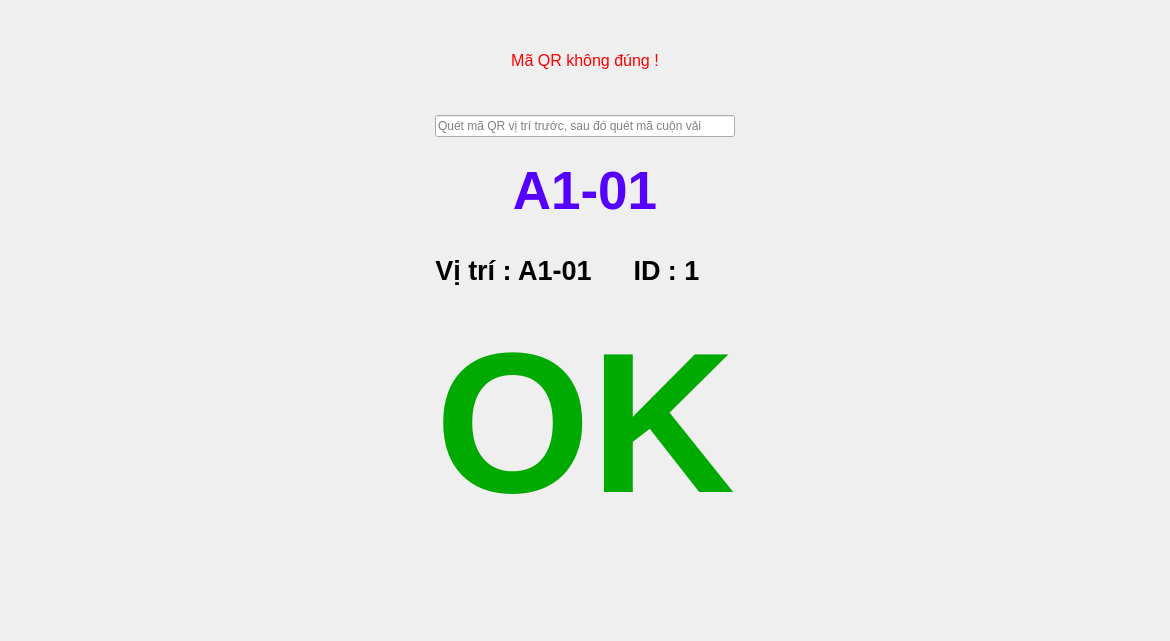
      <widget class="QWidget" name="tab_8">
       <attribute name="title">
        <string>Đổi vị trí</string>
       </attribute>
       <layout class="QHBoxLayout" name="horizontalLayout_40">
        <item>
         <widget class="QWidget" name="widget_62" native="true">
          <property name="sizePolicy">
           <sizepolicy hsizetype="Fixed" vsizetype="Preferred">
            <horstretch>0</horstretch>
            <verstretch>0</verstretch>
           </sizepolicy>
          </property>
          <property name="minimumSize">
           <size>
            <width>400</width>
            <height>0</height>
           </size>
          </property>
          <layout class="QVBoxLayout" name="verticalLayout_27">
           <item>
            <widget class="QWidget" name="widget_63" native="true">
             <layout class="QHBoxLayout" name="horizontalLayout_37"/>
            </widget>
           </item>
          </layout>
         </widget>
        </item>
        <item>
         <widget class="QWidget" name="widget_64" native="true">
          <layout class="QVBoxLayout" name="verticalLayout_28">
           <item>
            <widget class="QWidget" name="widget_65" native="true">
             <property name="sizePolicy">
              <sizepolicy hsizetype="Preferred" vsizetype="Fixed">
               <horstretch>0</horstretch>
               <verstretch>0</verstretch>
              </sizepolicy>
             </property>
             <property name="minimumSize">
              <size>
               <width>0</width>
               <height>80</height>
              </size>
             </property>
             <layout class="QVBoxLayout" name="verticalLayout_29">
              <item>
               <widget class="QLabel" name="lb702">
                <property name="font">
                 <font>
                  <pointsize>12</pointsize>
                 </font>
                </property>
                <property name="styleSheet">
                 <string notr="true">color: rgb(255, 0, 0);</string>
                </property>
                <property name="text">
                 <string>Mã QR không đúng !</string>
                </property>
                <property name="alignment">
                 <set>Qt::AlignCenter</set>
                </property>
               </widget>
              </item>
             </layout>
            </widget>
           </item>
           <item>
            <widget class="QWidget" name="widget_66" native="true">
             <property name="sizePolicy">
              <sizepolicy hsizetype="Preferred" vsizetype="Fixed">
               <horstretch>0</horstretch>
               <verstretch>0</verstretch>
              </sizepolicy>
             </property>
             <layout class="QHBoxLayout" name="horizontalLayout_38">
              <item>
               <widget class="QLineEdit" name="tb701">
                <property name="sizePolicy">
                 <sizepolicy hsizetype="Preferred" vsizetype="Fixed">
                  <horstretch>0</horstretch>
                  <verstretch>0</verstretch>
                 </sizepolicy>
                </property>
                <property name="minimumSize">
                 <size>
                  <width>300</width>
                  <height>0</height>
                 </size>
                </property>
                <property name="maximumSize">
                 <size>
                  <width>16777215</width>
                  <height>16777215</height>
                 </size>
                </property>
                <property name="text">
                 <string/>
                </property>
                <property name="placeholderText">
                 <string>Quét mã QR vị trí trước, sau đó quét mã cuộn vải</string>
                </property>
               </widget>
              </item>
             </layout>
            </widget>
           </item>
           <item>
            <widget class="QWidget" name="widget_69" native="true">
             <property name="sizePolicy">
              <sizepolicy hsizetype="Preferred" vsizetype="Fixed">
               <horstretch>0</horstretch>
               <verstretch>0</verstretch>
              </sizepolicy>
             </property>
             <layout class="QHBoxLayout" name="horizontalLayout_42">
              <item>
               <widget class="QLabel" name="lb703">
                <property name="sizePolicy">
                 <sizepolicy hsizetype="Preferred" vsizetype="Fixed">
                  <horstretch>0</horstretch>
                  <verstretch>0</verstretch>
                 </sizepolicy>
                </property>
                <property name="minimumSize">
                 <size>
                  <width>0</width>
                  <height>50</height>
                 </size>
                </property>
                <property name="font">
                 <font>
                  <pointsize>40</pointsize>
                  <weight>75</weight>
                  <bold>true</bold>
                 </font>
                </property>
                <property name="styleSheet">
                 <string notr="true">color: rgb(85, 0, 255);</string>
                </property>
                <property name="text">
                 <string>A1-01</string>
                </property>
                <property name="alignment">
                 <set>Qt::AlignCenter</set>
                </property>
               </widget>
              </item>
             </layout>
            </widget>
           </item>
           <item>
            <widget class="QWidget" name="widget_68" native="true">
             <property name="sizePolicy">
              <sizepolicy hsizetype="Preferred" vsizetype="Fixed">
               <horstretch>0</horstretch>
               <verstretch>0</verstretch>
              </sizepolicy>
             </property>
             <layout class="QHBoxLayout" name="horizontalLayout_41">
              <item>
               <widget class="QLabel" name="lb704">
                <property name="sizePolicy">
                 <sizepolicy hsizetype="Preferred" vsizetype="Fixed">
                  <horstretch>0</horstretch>
                  <verstretch>0</verstretch>
                 </sizepolicy>
                </property>
                <property name="minimumSize">
                 <size>
                  <width>0</width>
                  <height>50</height>
                 </size>
                </property>
                <property name="font">
                 <font>
                  <pointsize>20</pointsize>
                  <weight>75</weight>
                  <bold>true</bold>
                 </font>
                </property>
                <property name="text">
                 <string>Vị trí : A1-01</string>
                </property>
                <property name="alignment">
                 <set>Qt::AlignCenter</set>
                </property>
               </widget>
              </item>
              <item>
               <widget class="QLabel" name="lb705">
                <property name="sizePolicy">
                 <sizepolicy hsizetype="Preferred" vsizetype="Fixed">
                  <horstretch>0</horstretch>
                  <verstretch>0</verstretch>
                 </sizepolicy>
                </property>
                <property name="minimumSize">
                 <size>
                  <width>0</width>
                  <height>50</height>
                 </size>
                </property>
                <property name="font">
                 <font>
                  <pointsize>20</pointsize>
                  <weight>75</weight>
                  <bold>true</bold>
                 </font>
                </property>
                <property name="text">
                 <string>ID : 1</string>
                </property>
                <property name="alignment">
                 <set>Qt::AlignCenter</set>
                </property>
               </widget>
              </item>
             </layout>
            </widget>
           </item>
           <item>
            <widget class="QLabel" name="lb701">
             <property name="font">
              <font>
               <pointsize>150</pointsize>
               <weight>75</weight>
               <bold>true</bold>
              </font>
             </property>
             <property name="styleSheet">
              <string notr="true">color: rgb(0, 170, 0);</string>
             </property>
             <property name="text">
              <string>OK</string>
             </property>
             <property name="alignment">
              <set>Qt::AlignCenter</set>
             </property>
            </widget>
           </item>
           <item>
            <widget class="QWidget" name="widget_67" native="true">
             <property name="sizePolicy">
              <sizepolicy hsizetype="Preferred" vsizetype="Preferred">
               <horstretch>0</horstretch>
               <verstretch>0</verstretch>
              </sizepolicy>
             </property>
             <property name="minimumSize">
              <size>
               <width>0</width>
               <height>80</height>
              </size>
             </property>
             <layout class="QHBoxLayout" name="horizontalLayout_39"/>
            </widget>
           </item>
          </layout>
         </widget>
        </item>
        <item>
         <widget class="QWidget" name="widget_61" native="true">
          <property name="sizePolicy">
           <sizepolicy hsizetype="Fixed" vsizetype="Preferred">
            <horstretch>0</horstretch>
            <verstretch>0</verstretch>
           </sizepolicy>
          </property>
          <property name="minimumSize">
           <size>
            <width>400</width>
            <height>0</height>
           </size>
          </property>
         </widget>
        </item>
       </layout>
      </widget>
